Frame 1 (no input): blank canvas, image omitted
Frame 60 (the mouse pressed at the canvas centre just before this capture): blank canvas, image omitted
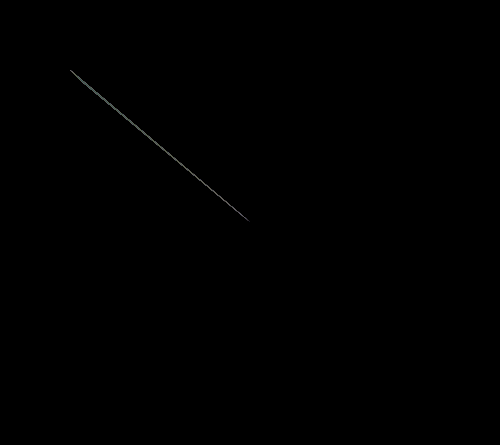
Frame 120 (the mouse held since frame 60 and released just before this capture)

The Processing sketch whose frames 1 and 60 were blank and that drew this single picture after the mouse press (run headless with seeded random() and noise(); from frame 60 on, the mouse is pressed at the canvas centre):

// Processing sketch: processing_128253
// ── processing_128253.pde

//Programmieren Sie einen neuen Pinsel.

void setup() {
  size(500,445);
  background(0);
  noStroke();
}

void draw() {

  fill(random(0,200), random(0,200), random(0,200));
  triangle(mouseX, mouseY, 70, 70, 80,80);
}
